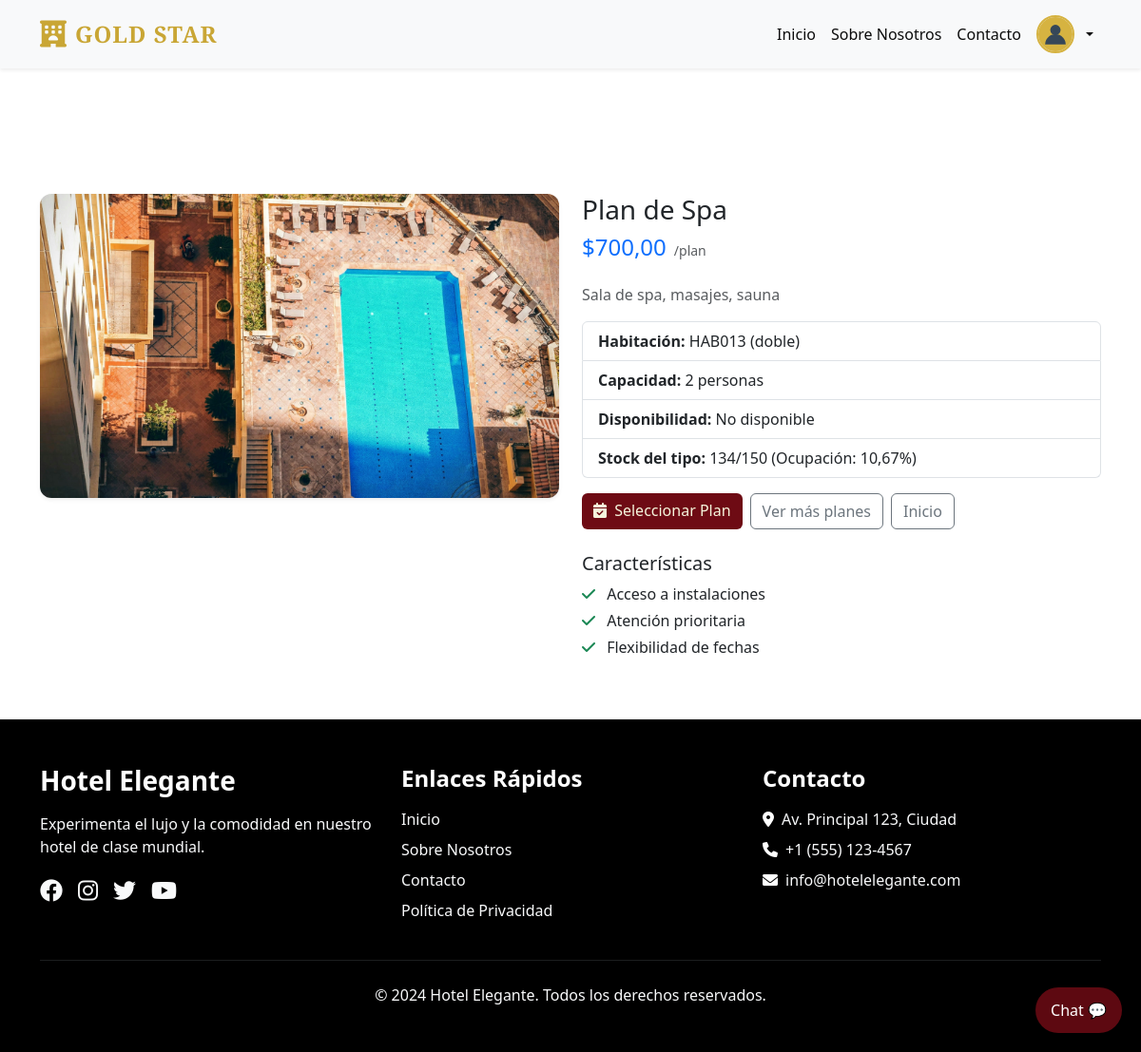
/plan/3/ (signed in), run on the app's committed database.
### administracion/models.py (models this page shows, shortened)
class Plan(models.Model):
    nombre = models.CharField(max_length=100, unique=True)
    descripcion = models.TextField()
    precio = models.DecimalField(max_digits=10, decimal_places=2, validators=[MinValueValidator(0)])
    imagen = models.ImageField(upload_to='planes/', null=True, blank=True)
    habitacion = models.ForeignKey(Habitacion, on_delete=models.CASCADE)  # Habitación asociada al plan
    class Meta:
        ordering = ["nombre"]

### habitaciones/models.py (models this page shows, shortened)
class Habitacion(models.Model):
    numero = models.CharField(max_length=10, unique=True, help_text="Número o identificador de la habitación")
    tipo_habitacion = models.ForeignKey(TipoHabitacion, on_delete=models.CASCADE, related_name='habitaciones')
    disponible = models.BooleanField(default=True, help_text="Si la habitación está disponible para uso")
    en_mantenimiento = models.BooleanField(default=False, help_text="Si la habitación está en mantenimiento")
    observaciones = models.TextField(blank=True, null=True, help_text="Observaciones específicas de esta habitación")
    class Meta:
        verbose_name = "Habitación"
        verbose_name_plural = "Habitaciones"
        ordering = ['numero']
    @property
    def capacidad(self):
        return self.tipo_habitacion.capacidad
    def esta_disponible(self):
        return self.disponible and not self.en_mantenimiento and self.tipo_habitacion.activo

class TipoHabitacion(models.Model):
    nombre = models.CharField(max_length=100, unique=True)
    precio = models.DecimalField(max_digits=10, decimal_places=2)
    capacidad = models.PositiveIntegerField(default=1)
    stock_total = models.PositiveIntegerField(default=0, help_text="Cantidad total de habitaciones de este tipo")
    stock_disponible = models.PositiveIntegerField(default=0, help_text="Cantidad disponible para reservar")
    descripcion = models.TextField(blank=True, null=True)
    imagen = models.ImageField(upload_to='tipos_habitaciones/', blank=True, null=True)
    activo = models.BooleanField(default=True)
    class Meta:
        verbose_name = "Tipo de Habitación"
        verbose_name_plural = "Tipos de Habitaciones"
    def porcentaje_ocupacion(self):
        if self.stock_total == 0:
            return 0
        ocupadas = self.stock_total - self.stock_disponible
        return round((ocupadas / self.stock_total) * 100, 2)

### hotel/views.py (the view)
# urls.py: path('plan/<int:plan_id>/', views.detalle_plan, name='detalle_plan'),
def detalle_plan(request, plan_id):
    plan = get_object_or_404(Plan, id=plan_id)
    return render(request, 'detalle_plan.html', {'plan': plan})

### administracion/permissions.py (called while the page is built, shortened)
def obtener_roles_usuario(usuario):
    if not usuario.is_authenticated:
        return []
    return UsuarioRol.objects.filter(
        usuario=usuario,
        activo=True,
        rol__activo=True
    ).select_related('rol')

def es_super_admin(usuario):
    if not usuario.is_authenticated:
        return False
    if usuario.is_superuser:
        return True
    return UsuarioRol.objects.filter(
        usuario=usuario,
        rol__nombre='super_admin',
        activo=True,
        rol__activo=True
    ).exists()

def obtener_permisos_usuario(usuario):
    if not usuario.is_authenticated:
        return {}
    roles_usuario = obtener_roles_usuario(usuario)
    permisos_dict = {}
    for usuario_rol in roles_usuario:
        rol = usuario_rol.rol
        if rol.nombre == 'super_admin':
            from .models import Permiso
            permisos = Permiso.objects.all()
            for permiso in permisos:
                if permiso.modulo not in permisos_dict:
                    permisos_dict[permiso.modulo] = []
                if permiso.accion not in permisos_dict[permiso.modulo]:
                    permisos_dict[permiso.modulo].append(permiso.accion)
    if usuario.is_staff:
        acciones = permisos_dict.get('dashboard', [])
        if 'ver' not in acciones:
            acciones.append('ver')
            permisos_dict['dashboard'] = acciones
    return permisos_dict

### hotel/templates/detalle_plan.html (shortened to what this page needs)
{% extends 'base.html' %}
{% load static %}
{% block content %}
<section class="py-5">
  <div class="container">
    <div class="row g-4 align-items-start">
      <div class="col-lg-6">
        {% if plan.imagen %}
          <img src="{{ plan.imagen.url }}" alt="{{ plan.nombre }}" class="plan-image shadow-sm">
        {% else %}
          <img src="{% static 'img/pool_aerea_unsplash.jpg' %}" alt="{{ plan.nombre }}" class="plan-image shadow-sm">
        {% endif %}
      </div>
      <div class="col-lg-6">
        <h1 class="h3 mb-2">{{ plan.nombre }}</h1>
        <div class="d-flex align-items-baseline gap-2 mb-3">
          <span class="h4 text-primary">${{ plan.precio }}</span>
          <small class="text-muted">/plan</small>
        </div>
        <p class="text-muted">{{ plan.descripcion }}</p>
        <ul class="list-group mb-3">
          <li class="list-group-item"><strong>Habitación:</strong> {{ plan.habitacion.numero }} ({{ plan.habitacion.tipo_habitacion.nombre }})</li>
          <li class="list-group-item"><strong>Capacidad:</strong> {{ plan.habitacion.capacidad }} personas</li>
          <li class="list-group-item"><strong>Disponibilidad:</strong> {% if plan.habitacion.esta_disponible %}Disponible{% else %}No disponible{% endif %}</li>
          <li class="list-group-item"><strong>Stock del tipo:</strong> {{ plan.habitacion.tipo_habitacion.stock_disponible }}/{{ plan.habitacion.tipo_habitacion.stock_total }} {% if plan.habitacion.tipo_habitacion.stock_total %}(Ocupación: {{ plan.habitacion.tipo_habitacion.porcentaje_ocupacion }}%){% endif %}</li>
        </ul>
        <div class="d-flex gap-2 mb-4">
          <a href="{% url 'reservar_plan' plan.id %}" class="btn btn-primary"><i class="fas fa-calendar-check me-1"></i> Seleccionar Plan</a>
          <a href="{% url 'planes_lista' %}" class="btn btn-outline-secondary">Ver más planes</a>
          <a href="{% url 'index' %}" class="btn btn-outline-secondary">Inicio</a>
        </div>
        <h3 class="h5 mt-3">Características</h3>
        <ul class="feature-list list-unstyled">
          <li><i class="fas fa-check text-success me-2"></i> Acceso a instalaciones</li>
          <li><i class="fas fa-check text-success me-2"></i> Atención prioritaria</li>
          <li><i class="fas fa-check text-success me-2"></i> Flexibilidad de fechas</li>
        </ul>
      </div>
    </div>
  </div>
</section>
{% endblock %}

### hotel/static/css/style.css (style rules this page uses)
:root { --vino: #6E0B14; --beige: #F5F5DC; --negro: #1A1A1A; --dorado: #C9A635; --texto: #2A2A2A; --bs-primary: var(--vino); --bs-secondary: var(--dorado); }
html { font-size: 16px; -webkit-text-size-adjust: 100%; }
.btn-vino, .btn.btn-primary { background-color: var(--vino) !important; color: var(--beige) !important; border: none; transition: all 0.3s ease; }

### hotel/templates/detalle_plan.html (style rules this page uses)
.plan-image { width:100%;height:320px;object-fit:cover;border-radius:12px }
.feature-list li { margin:.25rem 0 }

### data on the page
Plan: nombre "Plan de Spa", precio "700,00", descripcion "Sala de spa, masajes, sauna", habitacion.numero "HAB013", habitacion.tipo_habitacion.nombre "doble", habitacion.capacidad "2", habitacion.tipo_habitacion.stock_disponible "134", habitacion.tipo_habitacion.stock_total "150", habitacion.tipo_habitacion.porcentaje_ocupacion "10,67"
